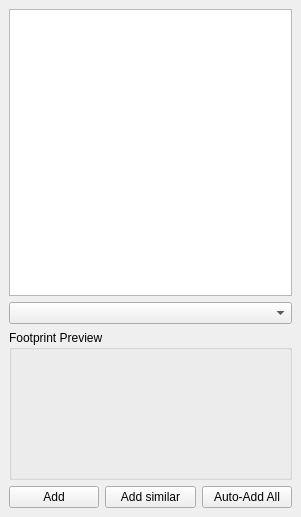
<?xml version="1.0" encoding="UTF-8"?>
<ui version="4.0">
 <class>UnplacedComponentsDock</class>
 <widget class="QDockWidget" name="UnplacedComponentsDock">
  <property name="geometry">
   <rect>
    <x>0</x>
    <y>0</y>
    <width>301</width>
    <height>517</height>
   </rect>
  </property>
  <property name="windowTitle">
   <string>Unplaced Components</string>
  </property>
  <widget class="QWidget" name="dockWidgetContents">
   <layout class="QVBoxLayout" name="verticalLayout">
    <item>
     <widget class="QListWidget" name="lstUnplacedComponents"/>
    </item>
    <item>
     <widget class="QComboBox" name="cbxSelectedComponent"/>
    </item>
    <item>
     <widget class="QGroupBox" name="groupBox">
      <property name="minimumSize">
       <size>
        <width>0</width>
        <height>150</height>
       </size>
      </property>
      <property name="title">
       <string>Footprint Preview</string>
      </property>
     </widget>
    </item>
    <item>
     <layout class="QHBoxLayout" name="horizontalLayout">
      <item>
       <widget class="QPushButton" name="btnAdd">
        <property name="text">
         <string>Add</string>
        </property>
       </widget>
      </item>
      <item>
       <widget class="QPushButton" name="pushButton">
        <property name="text">
         <string>Add similar</string>
        </property>
       </widget>
      </item>
      <item>
       <widget class="QPushButton" name="btnAddAll">
        <property name="text">
         <string>Auto-Add All</string>
        </property>
       </widget>
      </item>
     </layout>
    </item>
   </layout>
  </widget>
 </widget>
 <resources/>
 <connections/>
</ui>
